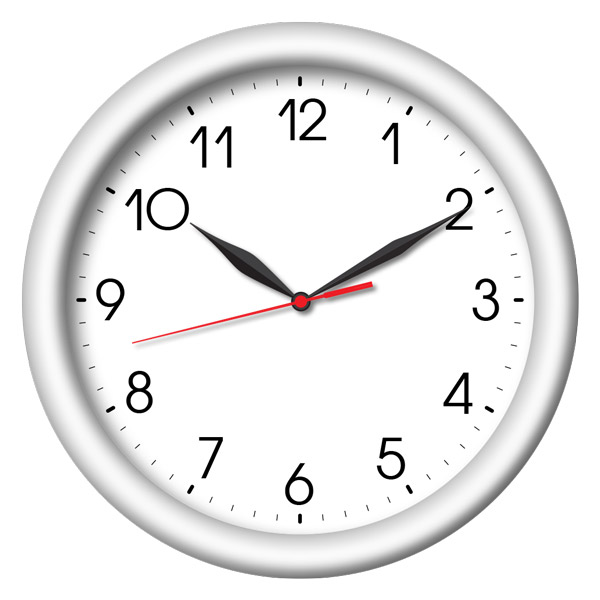
#> input picture image cluster/clock.jpg, 600 x 600 px
$ jupyter execute --allow-errors disjointUnion.ipynb   (older library calls are emulated)
#> lines starting #> are read from the running program, lines starting #| are printed output that depends on the picture; after the words box and inside, x2 and y2 are one past the last pixel; in counts of white or black regions, pixels touching at a corner belong together
[cell 1]
import cv2
import matplotlib.pyplot as plt
import imutils
import numpy as np
import tqdm
from collections import Counter
from itertools import chain
import copy

[cell 2]
img = cv2.imread("clock.jpg")
#> img is the input picture: shape (600, 600, 3); mean B, G, R 236.5, 236.5, 236.9
img = imutils.resize(img, width=1024)
#> img: shape (1024, 1024, 3)
img = cv2.cvtColor(img,cv2.COLOR_BGR2GRAY)
#> img: shape (1024, 1024)

[cell 3]
plt.figure(figsize=(15,15))
plt.imshow(img, cmap="gray")

[cell 4]
# print(img[:10])
bin_img = (img/255>0.8).astype(np.int)
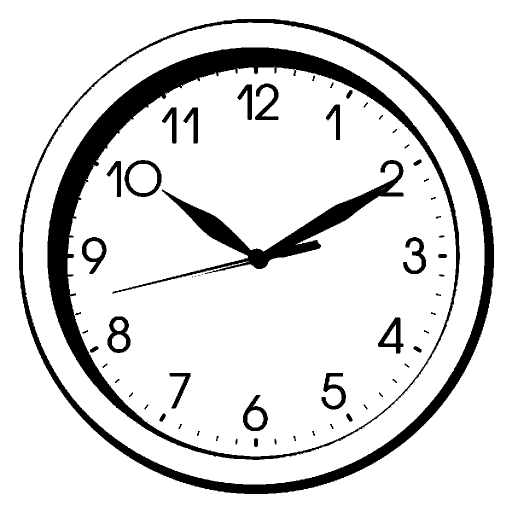
#> bin_img: shape (1024, 1024) int64 (shown at 1/2 size); values 0 (black) and 1 (white), 87.4% white; 68 black regions (11 under 20 px), largest, box (x1, y1, x2, y2) and area: (95, 95, 920, 920) 57779, (38, 38, 988, 988) 38452, (225, 320, 807, 587) 17689
plt.figure(figsize=(15,15))
plt.imshow(bin_img,cmap="gray")

[cell 5]
height = bin_img.shape[0]
#> height = 1024
width = bin_img.shape[1]
#> width = 1024
c2ind = lambda y,x: y*width+x
ind2c = lambda ind: (ind//width,ind%width)

[cell 6]
res = np.where(bin_img==0)
#> res = 132349 positions, rows 38 to 987, columns 38 to 987

[cell 7]
zero_pairs=set(zip(res[0],res[1]))
#> zero_pairs = 132349 items

[cell 8]
zero_inds = set([c2ind(y,x) for y,x in zero_pairs])
#> zero_inds = 132349 items

[cell 9]
len(zero_pairs)
#> Out = 132349

[cell 10]
zero_pairs

[cell 11]
zero_inds = sorted(zero_inds)

class my_ds():
    def __init__(self):
        self.A = {}
        self.rank = {}

    def Find(self, i):
        while i!= self.A[i]:
            i = self.A[i]
        return i

    def MakeSet(self, i):
        self.A[i] = i
        self.rank[i] = 0

    def union(self,i,j):
        i_id = self.Find(j)
        j_id = self.Find(i)
        if (i_id == j_id):
            return
        if self.rank[i_id] > self.rank[j_id]:
            for bbb in self.A.keys():
                if self.A[bbb] == j_id:
                    self.A[bbb] = i_id
            self.A[j_id] = i_id
        else:
            for bbb in self.A.keys():
                if self.A[bbb] == i_id:
                    self.A[bbb] = j_id
            self.A[i_id] = j_id
            if self.rank[i_id] == self.rank[j_id]:
                self.rank[j_id] = self.rank[j_id] + 1
        #return self.A, self.rank

    def iterSets(self):
        sets = set(self.A.values())
        res = []
        for s in tqdm.tqdm(sets):
            seed = set()
            #seed.add(s)
            for j in self.A.keys():
                if (self.A[j] == s):
                    seed.add(j)
            res.append(seed)
        return res, self.A


[cell 12]
from disjoint_set import DisjointSet
#> (the rest of this cell did not finish here and is left out)

#> (a cell that did not finish here is left out)

#> (a cell that did not finish here is left out)

[cell 15]
from matplotlib import cm
fltr_img = np.ones(shape=(height,width,4))
pr = []
#> (the rest of this cell did not finish here and is left out)

#> (a cell that did not finish here is left out)

[cell 17]
pic_box = plt.figure(figsize=(10,10))

for i, picture in enumerate(pr):
    pic_box.add_subplot(5,5,i+1)
    plt.imshow(picture)
    plt.axis('off')
plt.show()

[cell 18]
pr

[cell 19]
def get_primitives(img):
    img = img
    non_zero = []
    for i in range(img.shape[0]):
        for j in range(img.shape[1]):
            if (img[i][j] == 1):
                non_zero.append([i, j])
    non_zero = np.array(non_zero).T
    bounds = [np.round(np.min(non_zero, axis = 1)),np.round(np.max(non_zero, axis = 1))]
    img_new = img[bounds[0][0]:bounds[1][0], bounds[0][1]:bounds[1][1]]
    box = abs(np.round((bounds[0][0] - bounds[1][0])  - (bounds[0][1] - bounds[1][1])))
    if ((bounds[0][0] - bounds[1][0]) * (-1) < (bounds[0][1] - bounds[1][1]) * (-1)):
        img_new1 = img[int(bounds[0][0] - box/2):int(bounds[1][0] + box/2), bounds[0][1]:bounds[1][1]]
    else:
        img_new1 = img[bounds[0][0]:bounds[1][0], int(bounds[0][1] - box/2):int(bounds[1][1] + box/2)]
    img_new1 = cv2.resize(img_new1, (100, 100))
    return (img_new1 > 0)**2

[cell 20]
all_primitives = []
for p in tqdm.tqdm(pr):
    all_primitives.append(get_primitives(p))

[cell 21]
pic_box = plt.figure(figsize=(10,10))

for i, picture in enumerate(all_primitives):
    pic_box.add_subplot(5,5,i+1)
    plt.imshow(picture)
    plt.axis('off')
plt.show()
